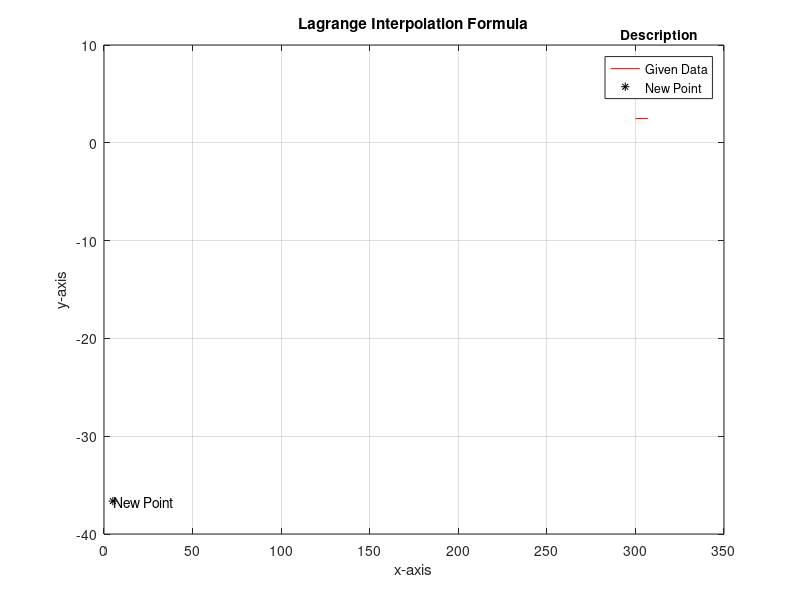

MATLAB code for this plot:
clear all
clc
A = [300, 304, 305, 307];
B = [2.4771, 2.4829, 2.4843, 2.4871];
l = length(B);
y = 0;
x = input("Enter a Point: ");
for iteration = 1 : l
   num = 1;
   denum = 1;
   for i = 1 : l
       if(iteration ~= i)
           num = num * (x - A(i));
           denum = denum * (A(iteration) - A(i));
       end
   end
   y = y + (num / denum) * B(iteration);
end
fprintf("Interpolated Value Using Lagrange Interpolation at (X = %.4f): %.4f\n", x, y); 
plot(A, B, 'red');
hold on
plot(x, y, 'black*')
xlabel('x-axis'); ylabel('y-axis')
title('Lagrange Interpolation Formula')
title(legend, 'Description')
legend('Given Data', 'New Point')
text(x + .2, y, 'New Point')
grid on
hold off
